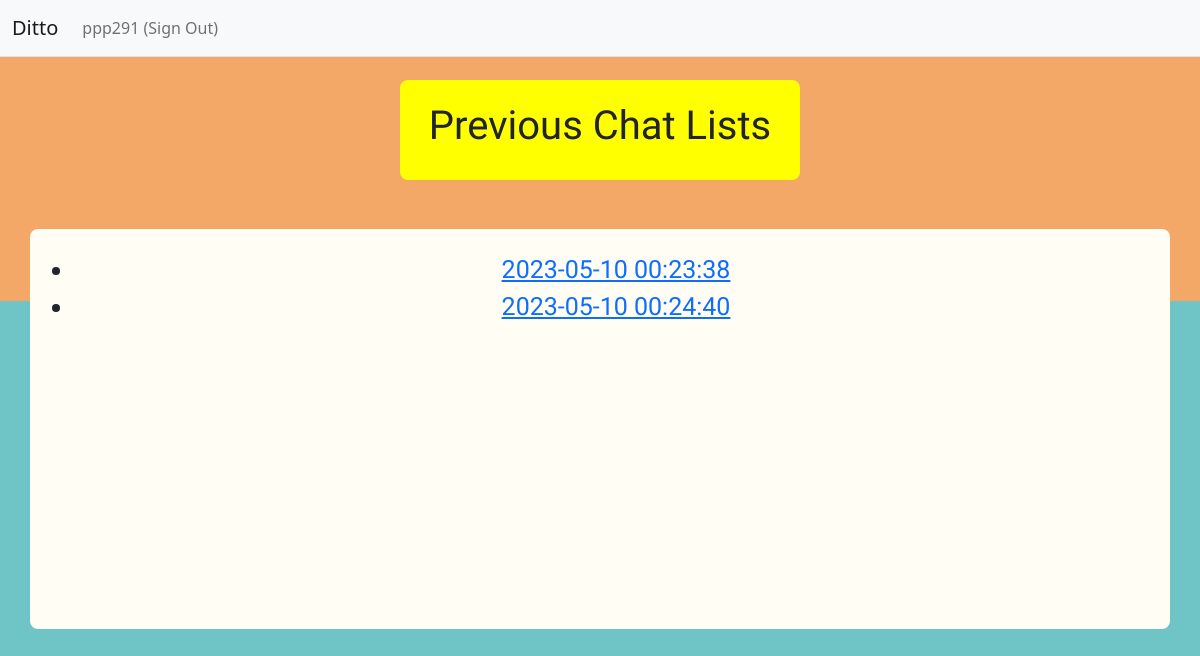
The page /list/ (signed in) on the database as committed earlier.
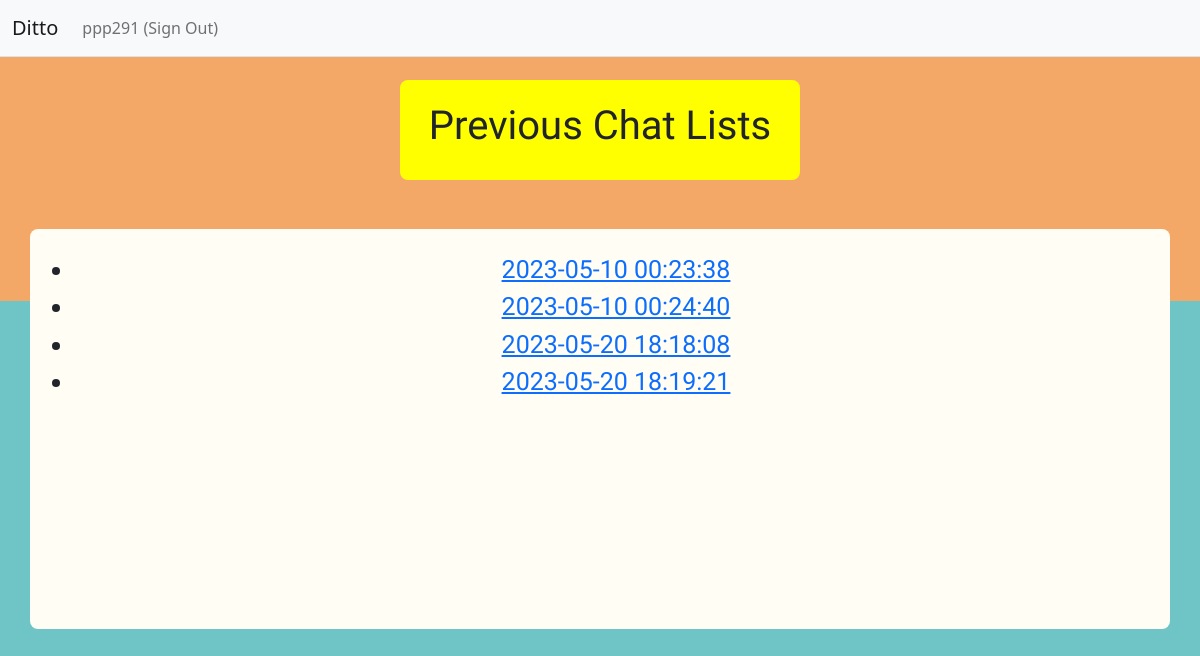
The same page on the database as committed later.
### chat/models.py (models this page shows)
class chatting(db.Model):
    id = db.Column(db.Integer, primary_key=True)
    content = db.Column(db.Text(), nullable=False)
    create_date = db.Column(db.DateTime(), nullable=False)
    user_id = db.Column(db.Integer, db.ForeignKey('user.id', ondelete='CASCADE'), nullable=False)
    user = db.relationship('User', backref=db.backref('chatting_histroy'))

### chat/views/main_views.py (the view)
@bp.route('/list/')
def _list():
    chatting_list = chatting.query.filter_by(user_id = str(g.user)[-2])
    return render_template('chatting/chatting_list.html', chatting_list=chatting_list)

### chat/views/auth_views.py (called while the page is built)
@bp.before_app_request
def load_logged_in_user():
    user_id = session.get('user_id')
    if user_id is None:
        g.user = None
    else:
        g.user = User.query.get(user_id)

### chat/templates/chatting/chatting_list.html (shortened to what this page needs)
<link rel="stylesheet" href="{{ url_for('static', filename='chatting_list.css') }}" type="text/css">
{% extends 'base.html' %}
{% block content %}
{% if chatting_list %}
    <div class="out1">
        <div class="out2">
            <div class="box">
                <h1>Previous Chat Lists</h1>
            </div>
        </div>
    </div>
    <div class="container">
        <div class="info">
        <ul>
            {% for chatting in chatting_list %}
                <li><a href="/content/{{ chatting.id }}/">{{ chatting.create_date}}</a></li>
            {% endfor %}
            </ul>
            {% else %}
                <p>There are no chatting.</p>
            {% endif %}
        </div>
    </div>
{% endblock %}

Rows that differ between the two databases and show on the page:
added chatting: create_date "2023-05-20 18:18:08"
added chatting: create_date "2023-05-20 18:19:21"
